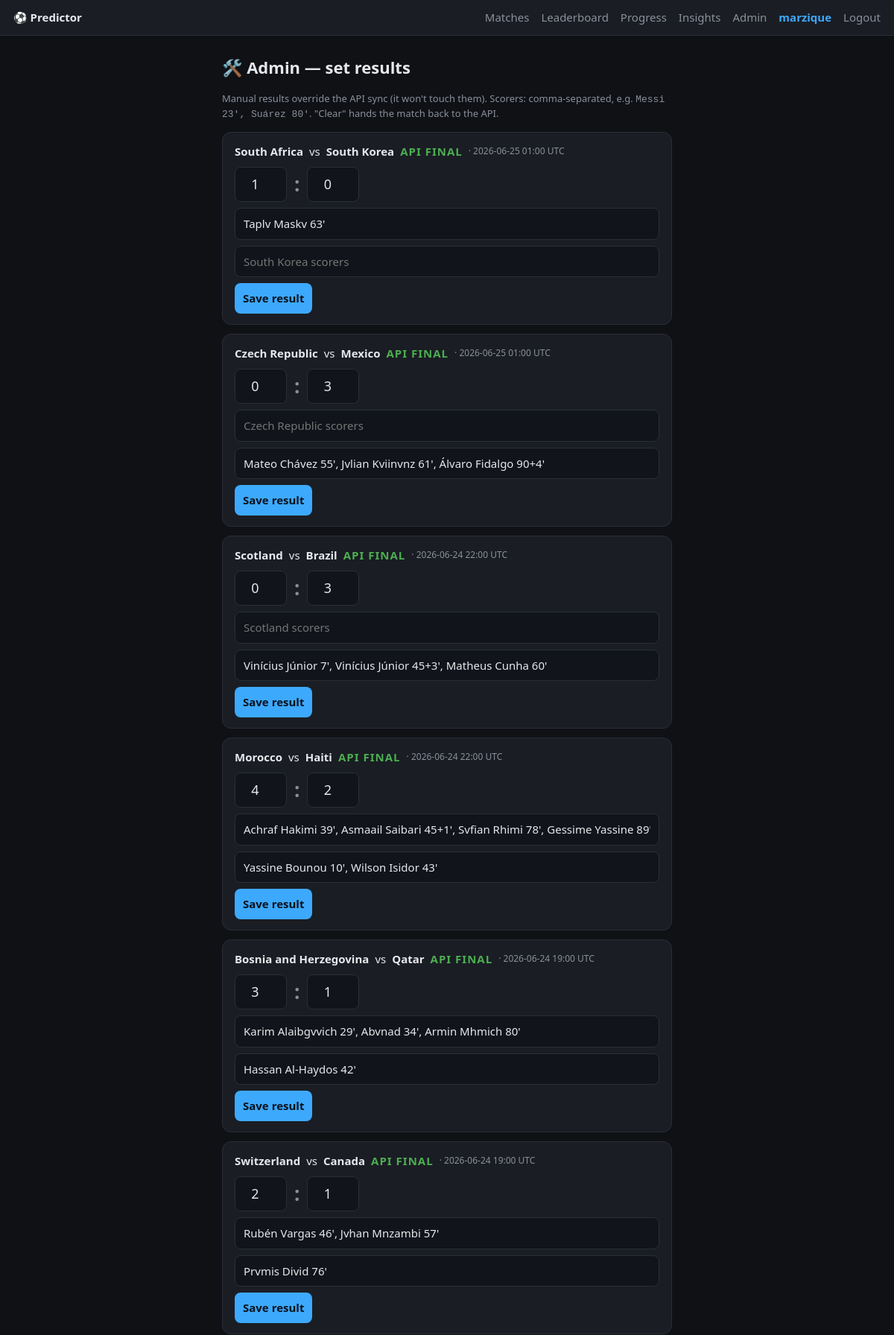
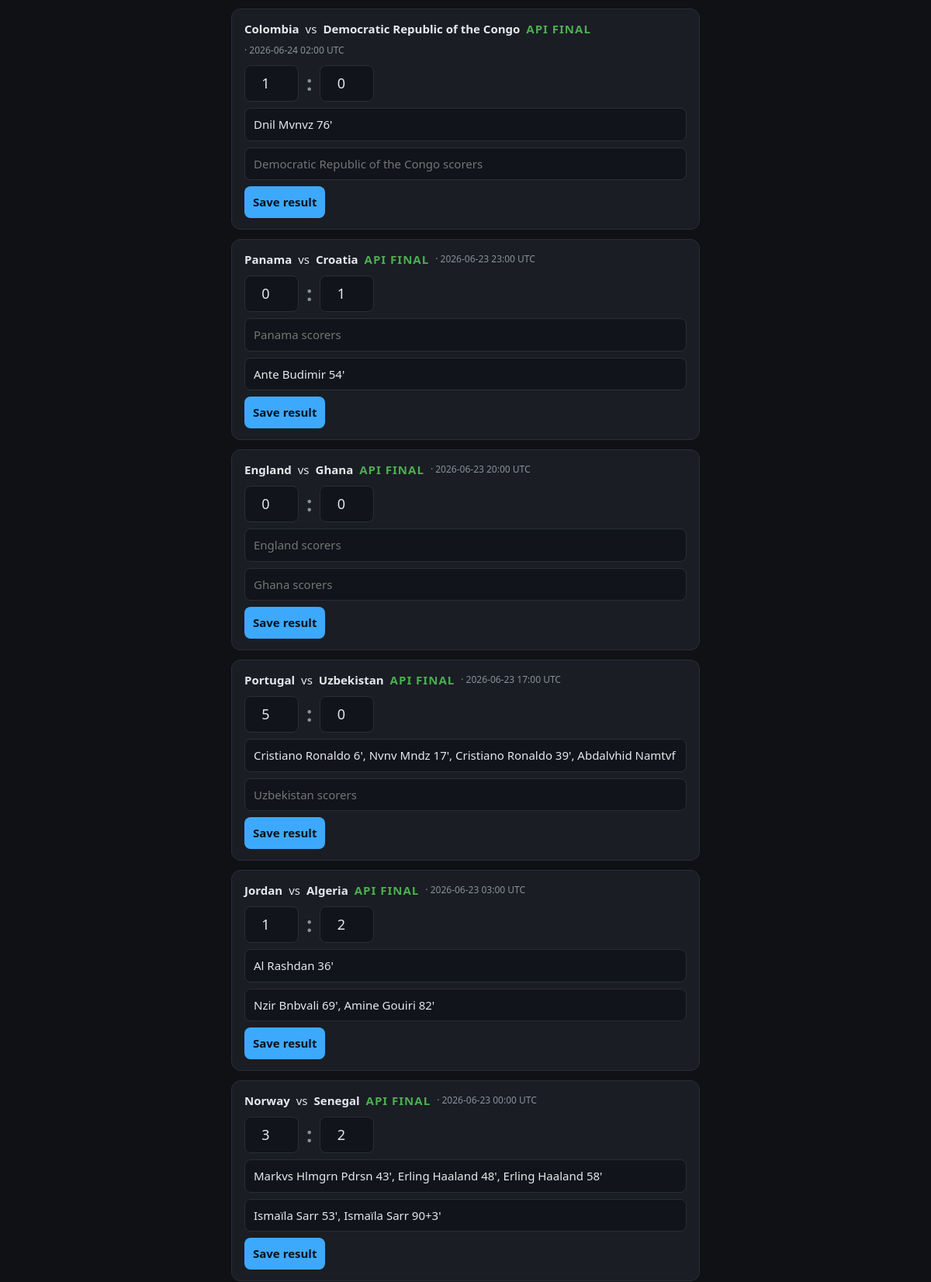
The page /admin (signed in, upper part) on the database its author committed (2 pictures, top to bottom).
### tables this page shows
CREATE TABLE users (
    id            INTEGER PRIMARY KEY AUTOINCREMENT,
    username      TEXT UNIQUE NOT NULL,
    password_hash TEXT NOT NULL,
    created_at    TEXT NOT NULL
);

CREATE TABLE matches (
    id         TEXT PRIMARY KEY,          -- _id from API
    home       TEXT NOT NULL,
    away       TEXT NOT NULL,
    home_id    TEXT,                      -- team id -> teams.id (for flag)
    away_id    TEXT,
    kickoff    TEXT NOT NULL,             -- ISO 8601
    home_score INTEGER,
    away_score INTEGER,
    finished   INTEGER NOT NULL DEFAULT 0,
    grp        TEXT,
    matchday   TEXT
, home_scorers TEXT, away_scorers TEXT, manual INTEGER NOT NULL DEFAULT 0);

### app.py (the view)
@app.get("/admin", response_class=HTMLResponse)
async def admin_page(request: Request):
    user = current_user(request)
    if not user:
        return RedirectResponse("/login", status_code=302)
    if user["username"] not in ADMINS:
        return HTMLResponse("Forbidden", status_code=403)
    now = datetime.now(timezone.utc).isoformat()
    with connect() as conn:
        rows = conn.execute(
            "SELECT * FROM matches WHERE kickoff <= ? OR finished = 1 ORDER BY kickoff DESC",
            (now,)).fetchall()
    items = [{"m": m,
              "home_scorers": _scorers_text(m["home_scorers"]),
              "away_scorers": _scorers_text(m["away_scorers"])} for m in rows]
    return render(request, "admin.html", {"user": user, "items": items})

### templates/admin.html (shortened to what this page needs)
{% extends "base.html" %}
{% block content %}
<h1>🛠️ Admin — set results</h1>
<p class="hint" style="text-align:left;">
  Manual results override the API sync (it won't touch them). Scorers: comma-separated,
  e.g. <code>Messi 23', Suárez 80'</code>. "Clear" hands the match back to the API.
</p>
{% for it in items %}
{% set m = it.m %}
<div class="card admin-row">
  <div class="admin-teams">
    <b>{{ m["home"] }}</b> vs <b>{{ m["away"] }}</b>
    {% if m["manual"] %}<span class="tag-manual">MANUAL</span>
    {% elif m["finished"] %}<span class="final">API FINAL</span>{% endif %}
    <span class="muted" style="font-size:12px;"> · {{ m["kickoff"][:16].replace("T"," ") }} UTC</span>
  </div>
  <form method="post" action="/admin/result/{{ m['id'] }}" class="admin-form">
    <div class="admin-line">
      <input type="number" name="home_score" min="0" placeholder="–"
             value="{{ m['home_score'] if m['home_score'] is not none else '' }}">
      <span class="colon">:</span>
      <input type="number" name="away_score" min="0" placeholder="–"
             value="{{ m['away_score'] if m['away_score'] is not none else '' }}">
    </div>
    <input type="text" name="home_scorers" placeholder="{{ m['home'] }} scorers" value="{{ it.home_scorers }}">
    <input type="text" name="away_scorers" placeholder="{{ m['away'] }} scorers" value="{{ it.away_scorers }}">
    <div class="admin-btns">
      <button type="submit" name="action" value="save">Save result</button>
    </div>
  </form>
</div>
{% endfor %}
{% endblock %}

### templates/base.html (shortened to what this page needs)
<!doctype html>
<html lang="en">
<head>
  <link rel="stylesheet" href="/static/style.css">
</head>
<body>
  <header>
    <a href="/" class="brand">⚽ Predictor</a>
    {% if user %}
    <nav>
      <a href="/">Matches</a>
      <a href="/leaderboard">Leaderboard</a>
      <a href="/progress">Progress</a>
      <a href="/insights">Insights</a>
      {% if is_admin %}<a href="/admin">Admin</a>{% endif %}
      <span class="me">{{ user["username"] }}</span>
      <a href="/logout">Logout</a>
    </nav>
    {% endif %}
  </header>
  <main class="{% block main_class %}{% endblock %}">
    {% block content %}{% endblock %}
  </main>
</body>
</html>

### static/style.css (style rules this page uses)
:root { --bg: #0f1115; --card: #1a1d24; --line: #2a2e38; --fg: #e6e8ec; --muted: #8b909c; --accent: #3da9fc; --good: #4caf50; }
* { box-sizing: border-box; }
body { margin: 0; background: var(--bg); color: var(--fg); font: 15px/1.5 system-ui, -apple-system, Segoe UI, Roboto, sans-serif; }
header { display: flex; align-items: center; gap: 16px; padding: 12px 18px; border-bottom: 1px solid var(--line); background: var(--card); position: sticky; top: 0; z-index: 10; }
.brand { font-weight: 700; color: var(--fg); text-decoration: none; }
nav { margin-left: auto; display: flex; align-items: center; gap: 16px; }
nav a { color: var(--muted); text-decoration: none; }
nav .me { color: var(--accent); font-weight: 600; }
main { max-width: 640px; margin: 0 auto; padding: 18px; }
h1 { font-size: 22px; margin: 8px 0 16px; }
.card { background: var(--card); border: 1px solid var(--line); border-radius: 12px; padding: 14px 16px; margin-bottom: 12px; }
.final { color: var(--good); font-weight: 700; letter-spacing: 1px; }
.colon { font-size: 26px; font-weight: 700; color: var(--muted); }
.admin-row { display: flex; flex-direction: column; gap: 10px; }
.admin-teams { display: flex; align-items: center; gap: 8px; flex-wrap: wrap; }
.admin-form { display: flex; flex-direction: column; gap: 8px; }
.admin-line { display: flex; align-items: center; gap: 10px; }
.admin-line input { width: 70px; text-align: center; font-size: 18px; }
.admin-btns { display: flex; gap: 10px; }
.muted { color: var(--muted); }
input, button { font: inherit; border-radius: 8px; border: 1px solid var(--line); background: #11141a; color: var(--fg); padding: 9px 11px; }
button { background: var(--accent); color: #08121c; border: none; font-weight: 600; cursor: pointer; }
.hint { color: var(--muted); font-size: 13px; text-align: center; }

### rows shown on the page
users: username "marzique"
matches: home "South Africa", away "South Korea", kickoff "2026-06-25 01:00", home_score "1", away_score "0", away_scorers "South Korea scorers"
matches: home "Czech Republic", away "Mexico", kickoff "2026-06-25 01:00", home_score "0", away_score "3", home_scorers "Czech Republic scorers"
matches: home "Scotland", away "Brazil", kickoff "2026-06-24 22:00", home_score "0", away_score "3", home_scorers "Scotland scorers"
matches: home "Morocco", away "Haiti", kickoff "2026-06-24 22:00", home_score "4", away_score "2"
matches: home "Bosnia and Herzegovina", away "Qatar", kickoff "2026-06-24 19:00", home_score "3", away_score "1"
matches: home "Switzerland", away "Canada", kickoff "2026-06-24 19:00", home_score "2", away_score "1"
matches: home "Colombia", away "Democratic Republic of the Congo", kickoff "2026-06-24 02:00", home_score "1", away_score "0", away_scorers "Democratic Republic of the Congo scorers"
matches: home "Panama", away "Croatia", kickoff "2026-06-23 23:00", home_score "0", away_score "1", home_scorers "Panama scorers"
matches: home "England", away "Ghana", kickoff "2026-06-23 20:00", home_score "0", away_score "0", home_scorers "England scorers", away_scorers "Ghana scorers"
matches: home "Portugal", away "Uzbekistan", kickoff "2026-06-23 17:00", home_score "5", away_score "0", away_scorers "Uzbekistan scorers"
matches: home "Jordan", away "Algeria", kickoff "2026-06-23 03:00", home_score "1", away_score "2"
matches: home "Norway", away "Senegal", kickoff "2026-06-23 00:00", home_score "3", away_score "2"
